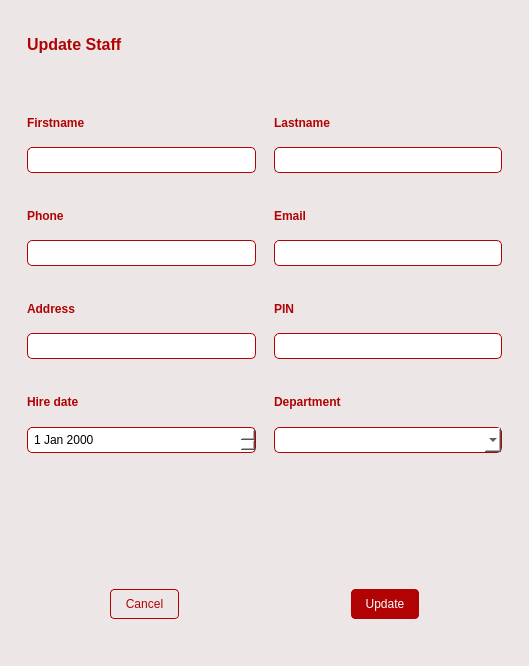
<?xml version="1.0" encoding="UTF-8"?>
<ui version="4.0">
 <class>Dialog</class>
 <widget class="QDialog" name="Dialog">
  <property name="geometry">
   <rect>
    <x>0</x>
    <y>0</y>
    <width>529</width>
    <height>666</height>
   </rect>
  </property>
  <property name="windowTitle">
   <string>Dialog</string>
  </property>
  <layout class="QGridLayout" name="gridLayout" columnstretch="1">
   <property name="leftMargin">
    <number>0</number>
   </property>
   <property name="topMargin">
    <number>0</number>
   </property>
   <property name="rightMargin">
    <number>0</number>
   </property>
   <property name="bottomMargin">
    <number>0</number>
   </property>
   <property name="spacing">
    <number>0</number>
   </property>
   <item row="0" column="0">
    <widget class="QWidget" name="widget" native="true">
     <property name="styleSheet">
      <string notr="true">background-color: rgb(236, 230, 230);</string>
     </property>
     <layout class="QGridLayout" name="gridLayout_3" rowstretch="1,8" columnminimumwidth="0">
      <item row="0" column="0">
       <widget class="QWidget" name="widget_4" native="true">
        <layout class="QHBoxLayout" name="horizontalLayout">
         <item>
          <widget class="QWidget" name="widget_7" native="true">
           <property name="font">
            <font>
             <weight>75</weight>
             <bold>true</bold>
            </font>
           </property>
           <layout class="QGridLayout" name="gridLayout_2">
            <item row="0" column="0">
             <widget class="QLabel" name="label">
              <property name="font">
               <font>
                <pointsize>12</pointsize>
                <weight>75</weight>
                <bold>true</bold>
               </font>
              </property>
              <property name="styleSheet">
               <string notr="true">color: #B10303;</string>
              </property>
              <property name="text">
               <string>Update Staff</string>
              </property>
             </widget>
            </item>
           </layout>
          </widget>
         </item>
         <item>
          <widget class="QWidget" name="widget_8" native="true"/>
         </item>
        </layout>
       </widget>
      </item>
      <item row="1" column="0">
       <widget class="QWidget" name="widget_2" native="true">
        <layout class="QVBoxLayout" name="verticalLayout">
         <item>
          <widget class="QWidget" name="widget_3" native="true">
           <property name="minimumSize">
            <size>
             <width>0</width>
             <height>0</height>
            </size>
           </property>
           <property name="maximumSize">
            <size>
             <width>16777215</width>
             <height>16777215</height>
            </size>
           </property>
           <layout class="QHBoxLayout" name="horizontalLayout_2">
            <property name="spacing">
             <number>0</number>
            </property>
            <property name="leftMargin">
             <number>0</number>
            </property>
            <property name="topMargin">
             <number>0</number>
            </property>
            <property name="rightMargin">
             <number>0</number>
            </property>
            <property name="bottomMargin">
             <number>0</number>
            </property>
            <item>
             <widget class="QWidget" name="widget_13" native="true">
              <layout class="QVBoxLayout" name="verticalLayout_3">
               <item>
                <widget class="QLabel" name="fnamelabel">
                 <property name="font">
                  <font>
                   <weight>75</weight>
                   <bold>true</bold>
                  </font>
                 </property>
                 <property name="styleSheet">
                  <string notr="true">color: #B10303;</string>
                 </property>
                 <property name="text">
                  <string>Firstname</string>
                 </property>
                </widget>
               </item>
               <item>
                <widget class="QLineEdit" name="fnameinput">
                 <property name="styleSheet">
                  <string notr="true">background-color: rgb(255, 255, 255);
border: 1px solid  #B10303;
border-radius: 5px;
padding: 4px;
</string>
                 </property>
                </widget>
               </item>
              </layout>
             </widget>
            </item>
            <item>
             <widget class="QWidget" name="widget_14" native="true">
              <layout class="QVBoxLayout" name="verticalLayout_2">
               <item>
                <widget class="QLabel" name="lnamelabel">
                 <property name="font">
                  <font>
                   <weight>75</weight>
                   <bold>true</bold>
                  </font>
                 </property>
                 <property name="styleSheet">
                  <string notr="true">color: #B10303;</string>
                 </property>
                 <property name="text">
                  <string>Lastname</string>
                 </property>
                </widget>
               </item>
               <item>
                <widget class="QLineEdit" name="lnameinput">
                 <property name="styleSheet">
                  <string notr="true">background-color: rgb(255, 255, 255);
border: 1px solid  #B10303;
border-radius: 5px;
padding: 4px;</string>
                 </property>
                </widget>
               </item>
              </layout>
             </widget>
            </item>
           </layout>
          </widget>
         </item>
         <item>
          <widget class="QWidget" name="widget_5" native="true">
           <layout class="QHBoxLayout" name="horizontalLayout_3">
            <property name="spacing">
             <number>0</number>
            </property>
            <property name="leftMargin">
             <number>0</number>
            </property>
            <property name="topMargin">
             <number>0</number>
            </property>
            <property name="rightMargin">
             <number>0</number>
            </property>
            <property name="bottomMargin">
             <number>0</number>
            </property>
            <item>
             <widget class="QWidget" name="widget_12" native="true">
              <layout class="QVBoxLayout" name="verticalLayout_4">
               <item>
                <widget class="QLabel" name="phonelabel">
                 <property name="font">
                  <font>
                   <weight>75</weight>
                   <bold>true</bold>
                  </font>
                 </property>
                 <property name="styleSheet">
                  <string notr="true">color: #B10303;</string>
                 </property>
                 <property name="text">
                  <string>Phone</string>
                 </property>
                </widget>
               </item>
               <item>
                <widget class="QLineEdit" name="phoneinput">
                 <property name="styleSheet">
                  <string notr="true">background-color: rgb(255, 255, 255);
border: 1px solid  #B10303;
border-radius: 5px;
padding: 4px;
</string>
                 </property>
                </widget>
               </item>
              </layout>
             </widget>
            </item>
            <item>
             <widget class="QWidget" name="widget_15" native="true">
              <layout class="QVBoxLayout" name="verticalLayout_5">
               <item>
                <widget class="QLabel" name="emaillabel">
                 <property name="font">
                  <font>
                   <weight>75</weight>
                   <bold>true</bold>
                  </font>
                 </property>
                 <property name="styleSheet">
                  <string notr="true">color: #B10303;</string>
                 </property>
                 <property name="text">
                  <string>Email</string>
                 </property>
                </widget>
               </item>
               <item>
                <widget class="QLineEdit" name="emailinput">
                 <property name="styleSheet">
                  <string notr="true">background-color: rgb(255, 255, 255);
border: 1px solid  #B10303;
border-radius: 5px;
padding: 4px;
</string>
                 </property>
                </widget>
               </item>
              </layout>
             </widget>
            </item>
           </layout>
          </widget>
         </item>
         <item>
          <widget class="QWidget" name="widget_6" native="true">
           <layout class="QHBoxLayout" name="horizontalLayout_4" stretch="5,5">
            <property name="spacing">
             <number>0</number>
            </property>
            <property name="leftMargin">
             <number>0</number>
            </property>
            <property name="topMargin">
             <number>0</number>
            </property>
            <property name="rightMargin">
             <number>0</number>
            </property>
            <property name="bottomMargin">
             <number>0</number>
            </property>
            <item>
             <widget class="QWidget" name="widget_16" native="true">
              <layout class="QVBoxLayout" name="verticalLayout_7">
               <item>
                <widget class="QLabel" name="addresslabel">
                 <property name="font">
                  <font>
                   <weight>75</weight>
                   <bold>true</bold>
                  </font>
                 </property>
                 <property name="styleSheet">
                  <string notr="true">color: #B10303;</string>
                 </property>
                 <property name="text">
                  <string>Address</string>
                 </property>
                </widget>
               </item>
               <item>
                <widget class="QLineEdit" name="addressinput">
                 <property name="styleSheet">
                  <string notr="true">background-color: rgb(255, 255, 255);
border: 1px solid  #B10303;
border-radius: 5px;
padding: 4px;
</string>
                 </property>
                </widget>
               </item>
              </layout>
             </widget>
            </item>
            <item>
             <widget class="QWidget" name="widget_17" native="true">
              <layout class="QVBoxLayout" name="verticalLayout_6">
               <item>
                <widget class="QLabel" name="pininput">
                 <property name="font">
                  <font>
                   <weight>75</weight>
                   <bold>true</bold>
                  </font>
                 </property>
                 <property name="styleSheet">
                  <string notr="true">color: #B10303;</string>
                 </property>
                 <property name="text">
                  <string>PIN</string>
                 </property>
                </widget>
               </item>
               <item>
                <widget class="QLineEdit" name="pinlabel">
                 <property name="styleSheet">
                  <string notr="true">background-color: rgb(255, 255, 255);
border: 1px solid  #B10303;
border-radius: 5px;
padding: 4px;
</string>
                 </property>
                </widget>
               </item>
              </layout>
             </widget>
            </item>
           </layout>
          </widget>
         </item>
         <item>
          <widget class="QWidget" name="widget_9" native="true">
           <layout class="QHBoxLayout" name="horizontalLayout_5">
            <property name="spacing">
             <number>0</number>
            </property>
            <property name="leftMargin">
             <number>0</number>
            </property>
            <property name="topMargin">
             <number>0</number>
            </property>
            <property name="rightMargin">
             <number>0</number>
            </property>
            <property name="bottomMargin">
             <number>0</number>
            </property>
            <item>
             <widget class="QWidget" name="widget_18" native="true">
              <layout class="QVBoxLayout" name="verticalLayout_8">
               <item>
                <widget class="QLabel" name="hdlabel">
                 <property name="font">
                  <font>
                   <weight>75</weight>
                   <bold>true</bold>
                  </font>
                 </property>
                 <property name="styleSheet">
                  <string notr="true">color: #B10303;</string>
                 </property>
                 <property name="text">
                  <string>Hire date</string>
                 </property>
                </widget>
               </item>
               <item>
                <widget class="QDateEdit" name="hdinput">
                 <property name="styleSheet">
                  <string notr="true">background-color: rgb(255, 255, 255);
border: 1px solid  #B10303;
border-radius: 5px;
padding: 4px;</string>
                 </property>
                </widget>
               </item>
              </layout>
             </widget>
            </item>
            <item>
             <widget class="QWidget" name="widget_19" native="true">
              <layout class="QVBoxLayout" name="verticalLayout_9">
               <item>
                <widget class="QLabel" name="deptlabel">
                 <property name="font">
                  <font>
                   <weight>75</weight>
                   <bold>true</bold>
                  </font>
                 </property>
                 <property name="styleSheet">
                  <string notr="true">color: #B10303;</string>
                 </property>
                 <property name="text">
                  <string>Department</string>
                 </property>
                </widget>
               </item>
               <item>
                <widget class="QComboBox" name="deptinput">
                 <property name="styleSheet">
                  <string notr="true">background-color: rgb(255, 255, 255);
border: 1px solid  #B10303;
border-radius: 5px;
padding: 4px;</string>
                 </property>
                </widget>
               </item>
              </layout>
             </widget>
            </item>
           </layout>
          </widget>
         </item>
         <item>
          <widget class="QWidget" name="widget_10" native="true"/>
         </item>
         <item>
          <widget class="QWidget" name="widget_11" native="true">
           <layout class="QHBoxLayout" name="horizontalLayout_6">
            <item>
             <widget class="QWidget" name="widget_20" native="true">
              <layout class="QGridLayout" name="gridLayout_4">
               <item row="0" column="1">
                <widget class="QPushButton" name="cancelbtn">
                 <property name="styleSheet">
                  <string notr="true">background-color: rgb(236, 230, 230);
color: #B10303;
border: 1px solid #B10303;
border-radius: 4px;
padding: 7px;</string>
                 </property>
                 <property name="text">
                  <string>Cancel</string>
                 </property>
                </widget>
               </item>
               <item row="0" column="0">
                <widget class="QWidget" name="widget_22" native="true"/>
               </item>
               <item row="0" column="2">
                <widget class="QWidget" name="widget_23" native="true"/>
               </item>
              </layout>
             </widget>
            </item>
            <item>
             <widget class="QWidget" name="widget_21" native="true">
              <layout class="QGridLayout" name="gridLayout_5">
               <item row="0" column="0">
                <widget class="QWidget" name="widget_24" native="true"/>
               </item>
               <item row="0" column="1">
                <widget class="QPushButton" name="updatebtn">
                 <property name="styleSheet">
                  <string notr="true">background-color: #B10303;
color: white;
border: 1px solid #B10303;
border-radius: 4px;
padding: 7px;</string>
                 </property>
                 <property name="text">
                  <string>Update</string>
                 </property>
                </widget>
               </item>
               <item row="0" column="2">
                <widget class="QWidget" name="widget_25" native="true"/>
               </item>
              </layout>
             </widget>
            </item>
           </layout>
          </widget>
         </item>
        </layout>
       </widget>
      </item>
     </layout>
    </widget>
   </item>
  </layout>
 </widget>
 <resources/>
 <connections/>
</ui>
